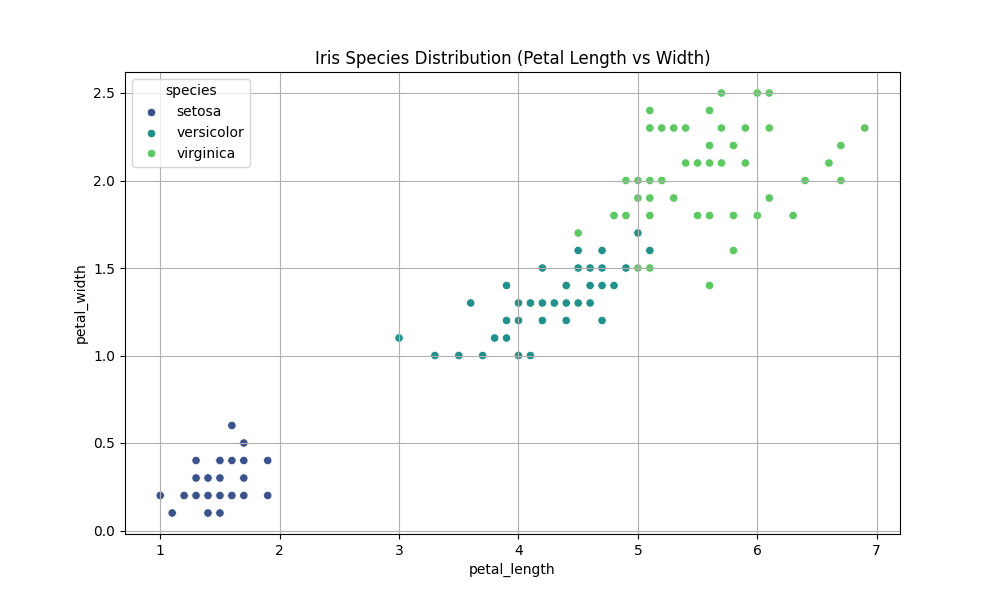

Reproduce this figure in Python.
import os
import sys
import pandas as pd
import numpy as np
import matplotlib.pyplot as plt
import seaborn as sns
from sklearn.neighbors import KNeighborsClassifier as SklearnKNN

# Path setup to root for utils
sys.path.append(os.path.abspath(os.path.join(os.path.dirname(__file__), '../../../')))
from supervised_ML.Classification.KNN.knn import KNN
from utils.data_preprocessing import clean_data
from utils.validation import train_test_split_custom

def run_iris_analysis():
    current_dir = os.path.dirname(os.path.abspath(__file__))
    data_path = os.path.join(current_dir, "../../data/iris.csv")
    
    # 1. Load Data
    df = clean_data(pd.read_csv(data_path))
    
    # 2. Feature Selection
    features = ['sepal_length', 'sepal_width', 'petal_length', 'petal_width']
    X, y = df[features].values, df['species'].values
    
    # 3. Split Data
    X_train, X_test, y_train, y_test = train_test_split_custom(X, y, test_size=0.2, random_state=42)
    
    print("--- Iris Flower Classification Analysis (KNN) ---")
    
    # 4. Custom KNN Model
    model = KNN(k=3)
    model.fit(X_train, y_train)
    
    # 5. Result
    y_pred = model.predict(X_test)
    accuracy = np.mean(y_pred == y_test)
    
    print(f"Dataset Split: {len(X_train)} Train, {len(X_test)} Test")
    print(f"Custom KNN Accuracy: {(accuracy * 100):.2f}%")
    
    # 6. Sklearn Baseline Comparison
    sk_model = SklearnKNN(n_neighbors=3).fit(X_train, y_train)
    sk_accuracy = sk_model.score(X_test, y_test)
    print(f"Sklearn KNN Accuracy (Baseline): {(sk_accuracy * 100):.2f}%")
    
    if np.isclose(accuracy, sk_accuracy, atol=0.05):
        print("✅ Comparison successful: Custom model matches Sklearn baseline.")
    
    # 7. Visualization
    plt.figure(figsize=(10, 6))
    sns.scatterplot(data=df, x='petal_length', y='petal_width', hue='species', palette='viridis')
    plt.title("Iris Species Distribution (Petal Length vs Width)")
    plt.grid(True)
    plt.savefig(os.path.join(current_dir, "example_iris_analysis.png"))
    print(f"\nVisual Analysis Plot generated in: {current_dir}")

    # 8. Sample Predictions
    print(f"\n--- Sample Predictions ---")
    sample_indices = [0, 10, 20]
    for idx in sample_indices:
        test_sample = X_test[idx]
        true_class = y_test[idx]
        pred_class = model.predict([test_sample])[0]
        print(f"Sample {idx} -> Predicted: {pred_class}, True: {true_class}")

if __name__ == "__main__":
    run_iris_analysis()
